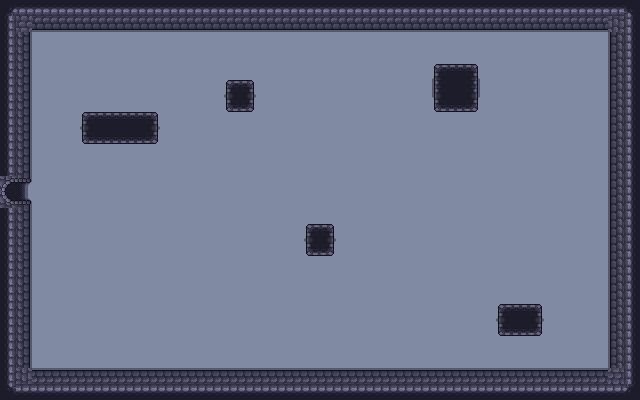

Below is a game level as drawn by its tile map, then a one-line description and the .tmx that defines it (tile-layer data replaced by summaries):
An orthogonal 40x25 tile map with 16x16 px tiles, 3 tile layers (floor, walls, objects), 2 tilesets and 20 objects (6x Enemy, left).

<map version="1.10" tiledversion="1.11.2" orientation="orthogonal" renderorder="right-down" width="40" height="25" tilewidth="16" tileheight="16" infinite="0" nextlayerid="7" nextobjectid="53">
 <tileset firstgid="1" source="../../walls_floor.tsx" />
 <tileset firstgid="300" source="../../Objects.tsx" />
 <layer id="1" name="floor" width="40" height="25">
  <data>[1000 cells, 1000 non-empty, 1 distinct tile ids]</data>
 </layer>
 <layer id="2" name="walls" width="40" height="25">
  <data>[1000 cells, 277 non-empty, 15 distinct tile ids]</data>
 </layer>
 <layer id="3" name="objects" width="40" height="25">
  <data>[1000 cells, 0 non-empty, 0 distinct tile ids]</data>
 </layer>
 <objectgroup id="5" name="entities">
  <object id="22" name="Enemy" x="187.333" y="75.3333">
   <point />
  </object>
  <object id="24" name="Enemy" x="482.667" y="244">
   <point />
  </object>
  <object id="25" name="Enemy" x="330" y="73.3333">
   <point />
  </object>
  <object id="26" name="Enemy" x="558" y="68.6667">
   <point />
  </object>
  <object id="27" name="Enemy" x="570.667" y="341.333">
   <point />
  </object>
  <object id="29" name="Enemy" x="275.333" y="326.667">
   <point />
  </object>
 </objectgroup>
 <objectgroup id="4" name="collisions">
  <object id="1" x="225.273" y="80.1818" width="29.4545" height="32.1818" />
  <object id="2" x="431.636" y="64.1818" width="48" height="48" />
  <object id="4" x="305.545" y="224.182" width="28.9091" height="32" />
  <object id="6" x="496" y="304.182" width="48" height="32" />
  <object id="7" x="79.8182" y="112.485" width="80" height="32" />
  <object id="32" x="610" y="2" width="30" height="174" />
  <object id="33" x="608" y="176.667" width="32" height="223.333" />
  <object id="34" x="288.667" y="368" width="319.333" height="32" />
  <object id="38" x="0" y="368" width="288" height="32" />
  <object id="40" x="0" y="208" width="32" height="160" />
  <object id="41" x="0" y="0" width="32" height="176" />
  <object id="42" x="32" y="0" width="256" height="32" />
  <object id="43" x="288" y="0" width="320" height="32" />
 </objectgroup>
 <objectgroup id="6" name="doors">
  <object id="47" name="left" x="0" y="176" width="32" height="32" />
 </objectgroup>
</map>
